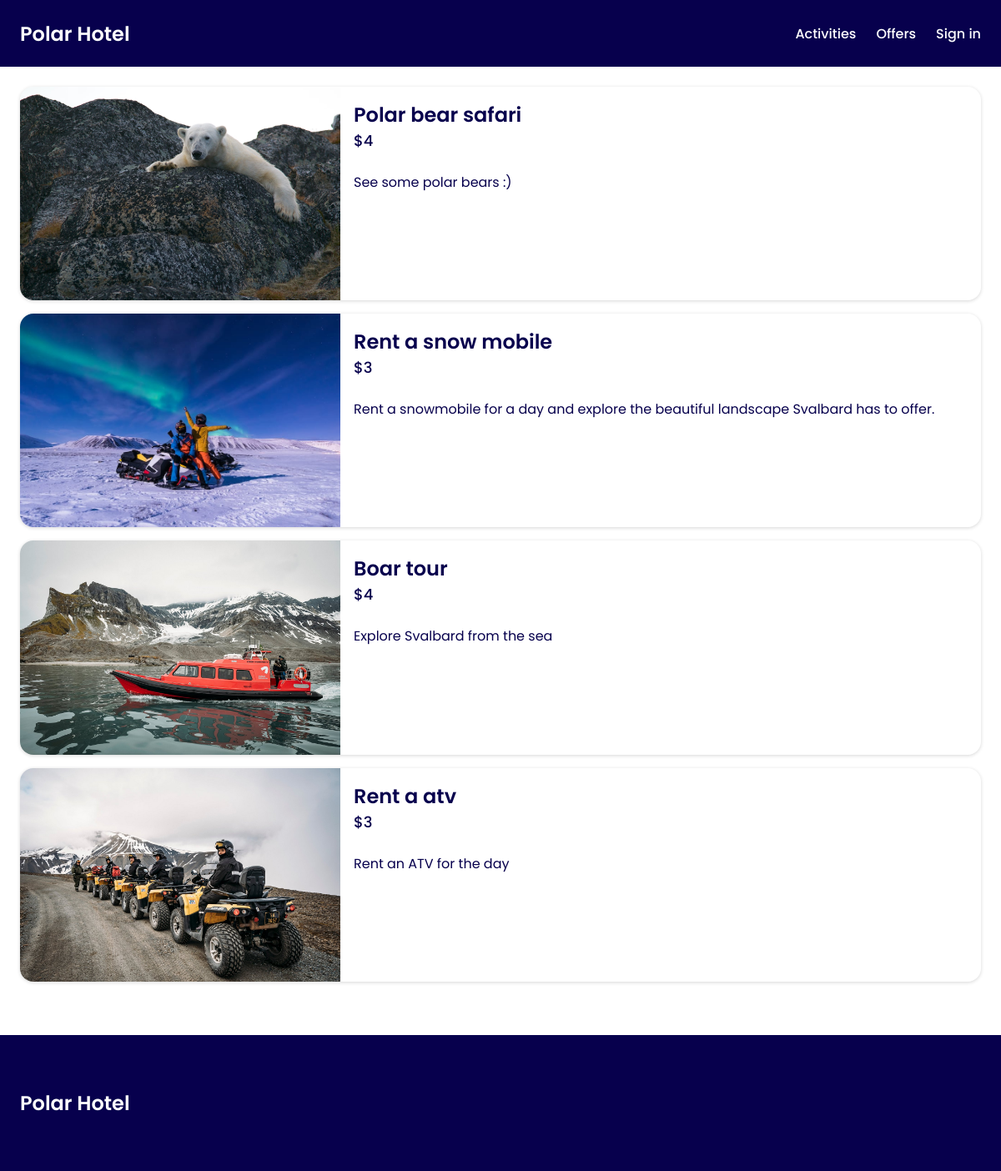
Page /activities.php on the earlier database version.
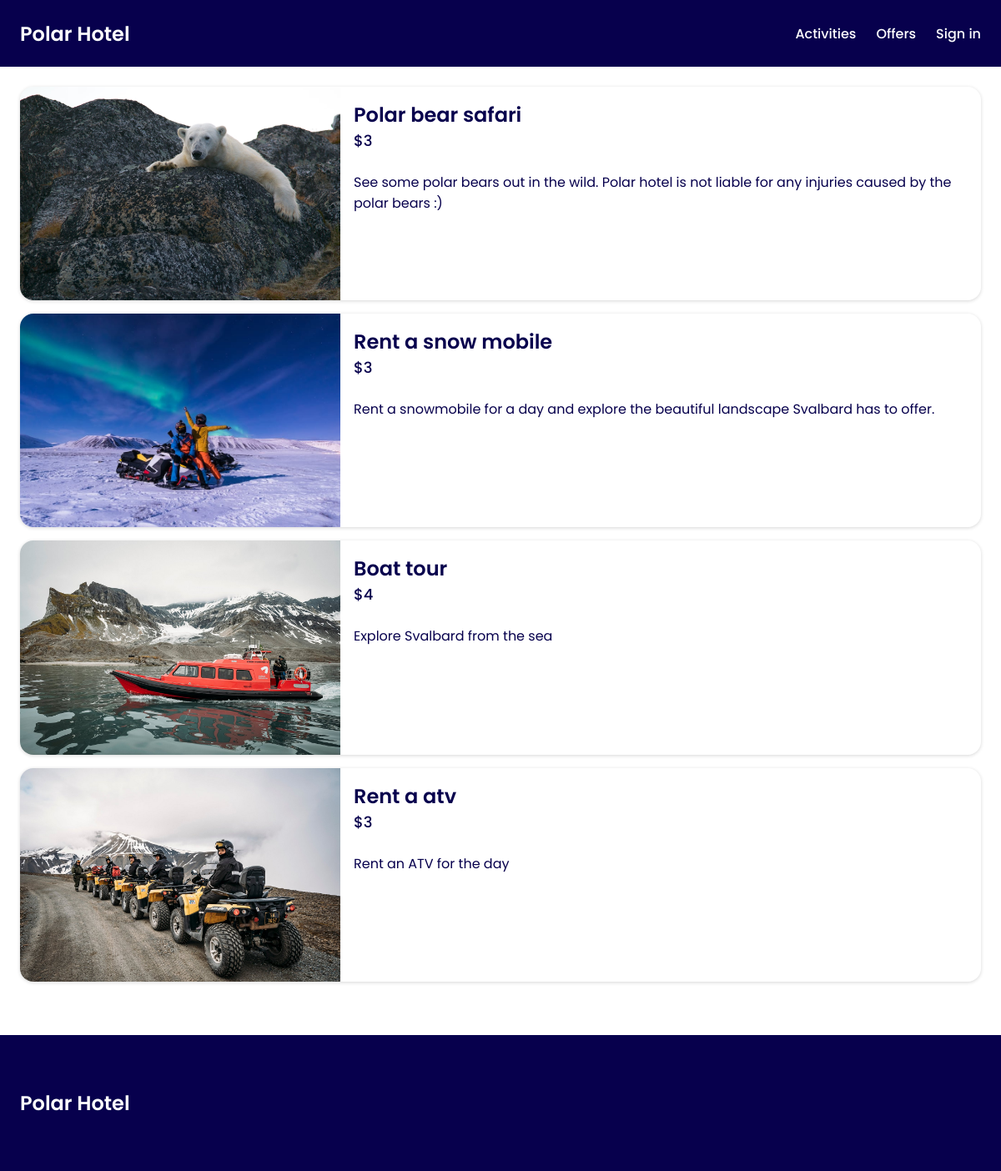
Same page on the later database version.
### tables this page shows
CREATE TABLE activities (
	id INTEGER PRIMARY KEY,
	activity VARCHAR,
	price INTEGER,
	description VARCHAR,
	image VARCHAR
);

### app/getActivities.php (called while the page is built, shortened)
<?php
require_once __DIR__ . "/../vendor/autoload.php";
$stars = intval($_ENV["STARS"]);
$selectActivities = $db->query("SELECT * FROM activities");
$selectActivities->execute();
$activities = $selectActivities->fetchAll(PDO::FETCH_ASSOC);
$activities = array_map(function (array $activity) use ($stars) {
    return [...$activity, "price" => $activity["price"] = $activity["price"] + $stars];
}, $activities);

### activities.php (the view, shortened to what this page needs)
<?php
require_once __DIR__ . "/views/header.php";
require_once __DIR__ . "/views/navigation.php";
require __DIR__ . "/app/getActivities.php";
?>
<main class="room-main max-w-section">
    <div class="activity-cards-container">
        <?php foreach ($activities as $activity) : ?>
            <div class="activity-card">
                <img src=<?= "assets/images/" . $activity["image"] ?> alt="activity">
                <div class="activity-card-info">
                    <h3><?= $activity["activity"]; ?></h3>
                    <div class="price-sm"><?= "$" . $activity["price"]; ?></div>
                    <p><?= $activity["description"]; ?></p>
                </div>
            </div>
        <?php endforeach; ?>
    </div>
</main>
<?php require_once __DIR__ . "/views/footer.php"; ?>

### views/header.php (shortened to what this page needs)
<!DOCTYPE html>
<html lang="en">
<head>
    <link rel="stylesheet" href="https://cdnjs.cloudflare.com/ajax/libs/font-awesome/6.5.1/css/all.min.css" />
    <link rel="stylesheet" href="assets/style/style.css">
    <link rel="stylesheet" href="assets/style/mediaQuery.css">
</head>
<body>

### views/navigation.php (shortened to what this page needs)
<header>
    <a href="index.php" class="nav-logo">Polar Hotel</a>
    <nav class="desktop-nav">
        <a href="activities.php">Activities</a>
        <a href="#">Offers</a>
        <a href=<?= isset($_SESSION["admin"]) ? "app/logout.php" : "login.php" ?>><?= isset($_SESSION["admin"]) ? "Sign out" : "Sign in" ?></a>
    </nav>
</header>

### views/footer.php (shortened to what this page needs)
<footer>
    <div class="nav-logo">Polar Hotel</div>
</footer>
</body>
</html>

### assets/style/style.css (style rules this page uses)
:root { --dark-blue: #07004d; --blue: #28bafe; --light-blue: #e3f5fd; --white: #fff; --rounded-md: 16px; --rounded-sm: 8px; }
* { box-sizing: border-box; font-family: "Poppins", sans-serif; }
body { min-height: 100vh; background: var(--white); color: var(--dark-blue); margin: 0; padding: 0; }
footer { background: var(--dark-blue); color: var(--white); padding: 64px 24px; }
h1, h2, h3, p { margin: 0; }
h3 { font-size: 24px; font-weight: 600; }
a { color: var(--white); text-decoration: none; font-weight: 500; font-size: 1rem; }
header { display: flex; justify-content: space-between; align-items: center; padding: 16px 24px; width: 100%; height: 80px; background: var(--dark-blue); color: var(--white); position: fixed; top: 0; left: 0; z-index: 50; overflow-x: hidden; }
.nav-logo { user-select: none; font-size: 24px; font-weight: 600; }
.desktop-nav { display: flex; gap: 24px; }
.max-w-section { max-width: 1440px; width: 100%; margin: 0 auto; }
.room-main { min-height: 100vh; padding: 104px 24px 0 24px; }
.activity-cards-container { display: flex; flex-direction: column; gap: 16px; margin-bottom: 64px; }
.activity-card { display: flex; flex-direction: column; overflow: hidden; border-radius: var(--rounded-md); box-shadow: rgba(0, 0, 0, 0.16) 0px 1px 4px; }
.activity-card img { max-height: 300px; object-fit: cover; object-position: center; }
.activity-card-info { padding: 16px; }
.activity-card-info .price-sm { font-size: 18px; font-weight: 500; margin-bottom: 24px; }

### assets/style/mediaQuery.css (style rules this page uses)
@media (min-width: 700px) { .activity-card { flex-direction: row; } }
@media (min-width: 700px) { .activity-card img { width: calc(100% / 3); } }

Differences in the rows shown:
changed activities "Polar bear safari": price "4" → "3"; description "See some polar bears :)" → "See some polar bears out in the wild. Polar hotel is not liable for any injuries caused by the polar bears :)"
changed activities "Explore Svalbard from the sea": activity "Boar tour" → "Boat tour"
